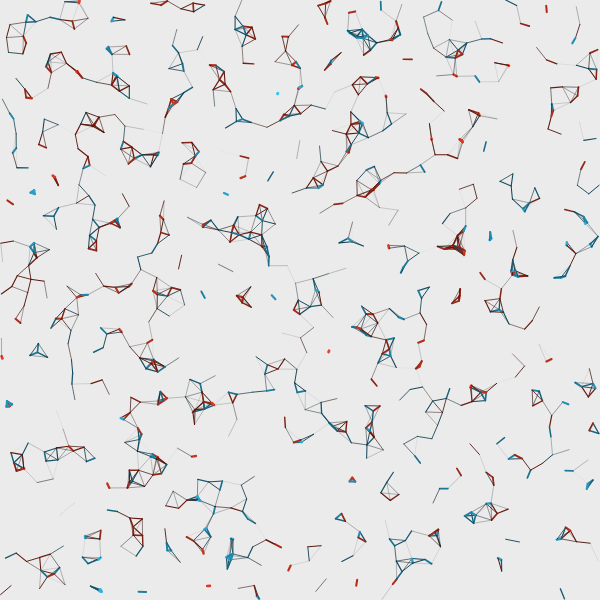
Frame 1 (no input)
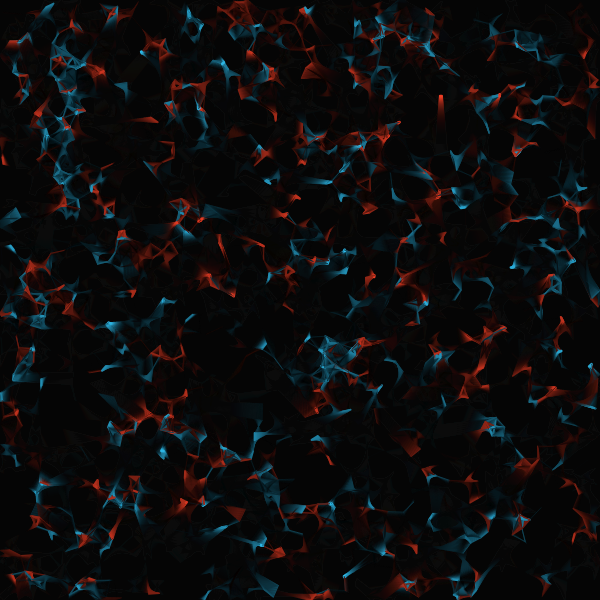
Frame 60 (no input)
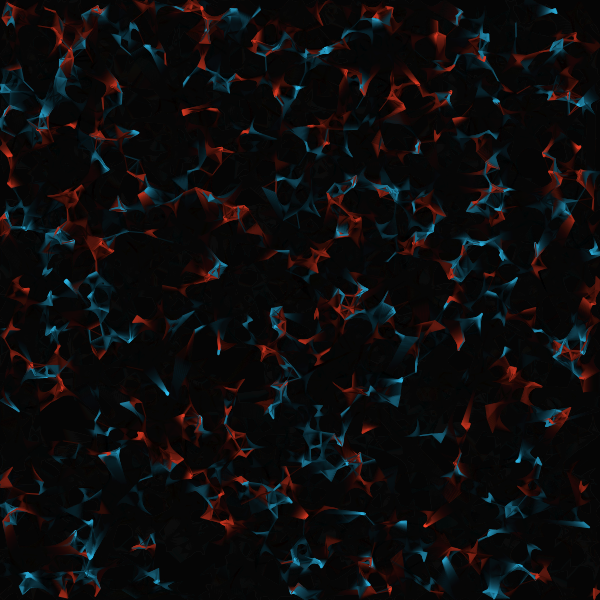
Frame 120 (the mouse pressed at the canvas centre since frame 60)

The p5.js sketch that drew these frames (run headless with seeded random() and noise() and a simulated clock; from frame 60 on, the mouse is pressed at the canvas centre):

// p5.js sketch
// ── sketch.js
let network;

function setup () {
  createCanvas(600, 600);
  network = new Network(1000, 20);
}

function draw () {
  background(0, 20);
  network.drawNetwork();
  network.startNetwork();
}

// ── fellow.js
class Fellow {
  constructor (c, p, d) {
    this.c = c;
    this.pos = p;
    this.dir = d;
    this.size = 0;
  }

  drawFellow () {
    fill(this.c);
    ellipse(this.pos.x, this.pos.y, this.size);
  }

  getPosition () {
    return this.pos;
  }

  moveFellow () {
    let newPos = p5.Vector.add(this.pos, this.dir);

    if (newPos.x - this.size / 2 < 0 || newPos.x + this.size / 2 > width) {
      this.dir.x *= -1;
    }
    if (newPos.y - this.size / 2 < 0 || newPos.y + this.size / 2 > height) {
      this.dir.y *= -1;
    }

    this.pos.add(this.dir);
  }
}

// ── network.js
class Network {
  constructor (n, d) {
    this.population = [];
    this.distance = d;

    for (let i = 0; i < n; i++) {
      let pos = createVector(random(width), random(height));
      let dir = p5.Vector.random2D();
      let col = (random(1) < 0.5) ? '#32CAFE' : '#FF4328'
      this.population.push(new Fellow(color(col), pos, dir));
    }
  }

  drawNetwork () {
    for (const fellow of this.population) {
      fellow.drawFellow();
    }
  }

  startNetwork () {
    for (const fellow of this.population) {
      fellow.moveFellow();
    }

    for (let i = 0; i < this.population.length - 1; i++) {
      for (let j = i + 1; j < this.population.length; j++) {
        let fellow = this.population[i];
        let v1 = fellow.getPosition();
        let v2 = this.population[j].getPosition();

        if (v1.dist(v2) < this.distance) {
          strokeWeight(map(v1.dist(v2), 0, this.distance, 3, 0));

          let r =   red(fellow.c);
          let g = green(fellow.c);
          let b =  blue(fellow.c);

          stroke(
            map(v1.dist(v2), 0, this.distance, r, 0),
            map(v1.dist(v2), 0, this.distance, g, 0),
            map(v1.dist(v2), 0, this.distance, b, 0)
          );

          line(v1.x, v1.y, v2.x, v2.y);
        }
      }
    }
  }
}
